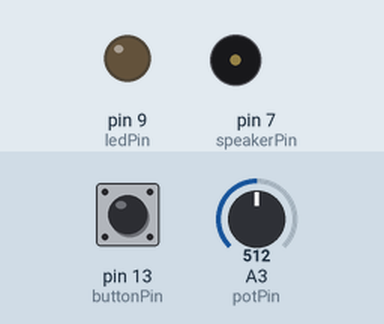
This sketch was run on a simulated Arduino Uno, built with avr-gcc and run on an emulated ATmega328P. Shown: output pins drawn as LEDs (lit = HIGH), buzzer (waves = sounding). Dashed ring = blinking. The test bench sets the inputs (shaded band); at power-on: A3 (potPin) = 512, pin 13 (buttonPin) HIGH.

Above: at 1.8 s.
1.9 s: A3 (potPin) set to 0
At 2.5 s:
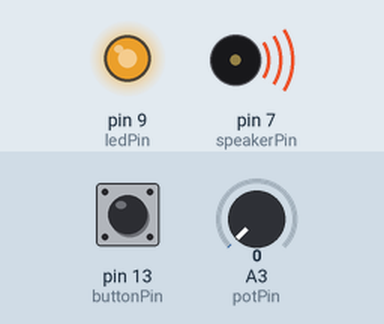
3.6 s: A3 (potPin) set to 122
At 3.9 s:
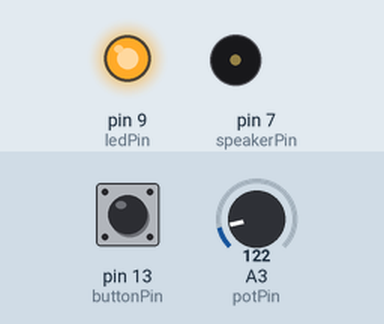
7.1 s: pin 13 (buttonPin) pulled HIGH for 1.25 s
At 7.32 s:
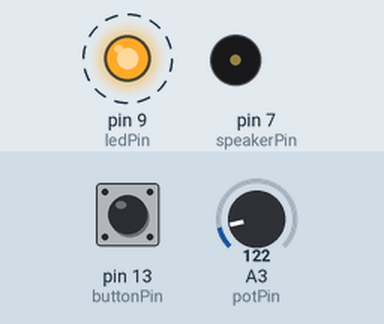
10.6 s: pin 13 (buttonPin) pulled HIGH for 3.2 s
At 15.2 s:
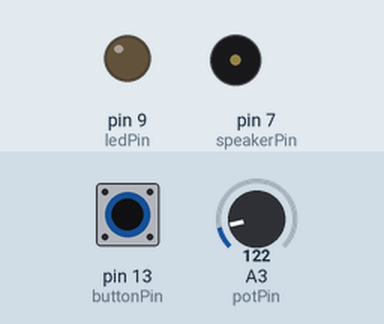
Timing chart, 0 to 16.3 s (numbered marks = the images above; inputs shaded):
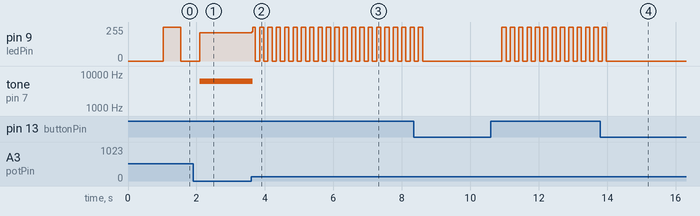

The sketch:

Analog_Sampler_Main.ino
```cpp
/*
 * This project uses a 500K pot and appears to be a good range for a tempo pot.
 * off-board LED can be used as visual indicator of BPM.
 */


int potPin = A3;    //Pot middle wiper connected to analog A3. pot top is wired to +5, bottom to GND
int ledPin = 9;     //output pin for external LED
int speakerPin = 7; //output pin for speaker.
int buttonPin = 13; //input pin for button signal

int potVal = 0;     //stored Pot value
int ledVal = 255;   //value for the LED brightness. 0-255
int buttonStat = 0; //off/on status of button. one side of switch tie to gnd and other to buttonPin. when button is pressed, stat will go to 0


void setup() {
  pinMode(LED_BUILTIN, OUTPUT);         //on board LED enable
  pinMode(ledPin, OUTPUT);              //external LED enable
  pinMode(speakerPin, OUTPUT);          //speaker high value. speaker other wire wired to GND
  pinMode(buttonPin, INPUT);            //button input. to kill LED output
  Serial.begin(9600);                   //initialize Serial port to 9600. Open Tools > Serial Monitor to view output

}

// the loop function runs over and over again forever
void loop() {
/*
 * turn on-board and off-board LEDs on.
 * update potValue by reading the pot wiper value. will be value 0-1023 as wiper voltage goes to 5+
 * write new potVal to serial port
 * wait for potVal milliseconds
 * turn on-board and off-board LEDs off
 * wait for potVal milliseconds
 */


  digitalWrite(LED_BUILTIN, HIGH);      // turn the LED on (HIGH is the voltage level)
  //button is normally high so disable LED and speaker output when pressed
  if(buttonStat){
    analogWrite(ledPin, ledVal);          //turn LED on
    analogWrite(speakerPin, ledVal);      //enable speaker output on
  }
  potVal = analogRead(potPin);          // Read the potPin value
  buttonStat = digitalRead(buttonPin);  // Read and store buttonStat
  //Serial.println(potVal);
  //Serial.println(buttonStat);
  delay(potVal);                        // wait
  digitalWrite(LED_BUILTIN, LOW);       // turn the LED off by making the voltage LOW
  analogWrite(ledPin, LOW);             //turn LED off
  analogWrite(speakerPin, LOW);         //enable speaker output off
  delay(potVal);                        // wait
}
```

Measured:
- after the input at 1.9 s, tone on pin 7 (speakerPin): silent → 6070 Hz after 0.19 s
- after the input at 3.6 s, pin 9 (ledPin): 211/255 → 221/255 at once, then moves between 0/255 and 255/255, repeating every 0.24 s; tone on pin 7 (speakerPin): 6070 Hz → silent after 0.05 s
- after the input at 7.1 s, pin 9 (ledPin): goes on until 8.6 s, then stays 0/255
- after the input at 10.6 s, pin 9 (ledPin): alternates 255/255 for 0.12 s and 0/255 for 0.12 s, 26 changes in all, then stays 0/255, starting after 0.32 s
